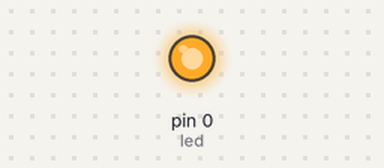
Bench run of a sketch on a simulated Arduino Uno, built with avr-gcc and run on an emulated ATmega328P. Shown: output pins drawn as LEDs (lit = HIGH).

Above: at 0.1 s.
Timing chart, 0 to 1.6 s (numbered marks = the images above):
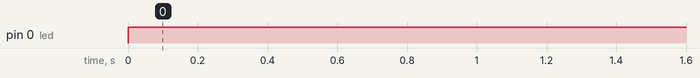

The sketch:

onOffSwitchLed.ino
```cpp
#define led 0
void setup() {

 pinMode(led,OUTPUT);

}

void loop() {
 digitalWrite(led,HIGH);
 delay(100);
}
```

Measured:
- by itself, pin 0 (led): LOW → HIGH at 0.00 s
